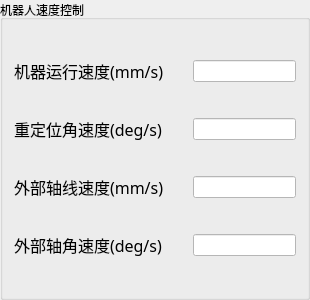
       <widget class="QGroupBox" name="groupBox_7">
        <property name="geometry">
         <rect>
          <x>840</x>
          <y>290</y>
          <width>310</width>
          <height>300</height>
         </rect>
        </property>
        <property name="title">
         <string>机器人速度控制</string>
        </property>
        <layout class="QGridLayout" name="gridLayout_5" columnstretch="5,3">
         <item row="0" column="0">
          <widget class="QLabel" name="label_47">
           <property name="font">
            <font>
             <family>微软雅黑</family>
             <pointsize>12</pointsize>
             <weight>9</weight>
             <italic>false</italic>
             <bold>false</bold>
            </font>
           </property>
           <property name="styleSheet">
            <string notr="true">font: 75 12pt &quot;微软雅黑&quot;;</string>
           </property>
           <property name="text">
            <string>机器运行速度(mm/s)</string>
           </property>
          </widget>
         </item>
         <item row="0" column="1">
          <widget class="QLineEdit" name="RobotlinespeedlineEdit">
           <property name="styleSheet">
            <string notr="true">background-color: rgb(255, 255, 255);</string>
           </property>
          </widget>
         </item>
         <item row="1" column="0">
          <widget class="QLabel" name="label_64">
           <property name="font">
            <font>
             <family>微软雅黑</family>
             <pointsize>12</pointsize>
             <weight>9</weight>
             <italic>false</italic>
             <bold>false</bold>
            </font>
           </property>
           <property name="styleSheet">
            <string notr="true">font: 75 12pt &quot;微软雅黑&quot;;</string>
           </property>
           <property name="text">
            <string>重定位角速度(deg/s)</string>
           </property>
          </widget>
         </item>
         <item row="1" column="1">
          <widget class="QLineEdit" name="RobotangularspeedlineEdit">
           <property name="styleSheet">
            <string notr="true">background-color: rgb(255, 255, 255);</string>
           </property>
          </widget>
         </item>
         <item row="2" column="0">
          <widget class="QLabel" name="label_65">
           <property name="font">
            <font>
             <family>微软雅黑</family>
             <pointsize>12</pointsize>
             <weight>9</weight>
             <italic>false</italic>
             <bold>false</bold>
            </font>
           </property>
           <property name="styleSheet">
            <string notr="true">font: 75 12pt &quot;微软雅黑&quot;;</string>
           </property>
           <property name="text">
            <string>外部轴线速度(mm/s)</string>
           </property>
          </widget>
         </item>
         <item row="2" column="1">
          <widget class="QLineEdit" name="AxislinespeedlineEdit">
           <property name="styleSheet">
            <string notr="true">background-color: rgb(255, 255, 255);</string>
           </property>
          </widget>
         </item>
         <item row="3" column="0">
          <widget class="QLabel" name="label_66">
           <property name="font">
            <font>
             <family>微软雅黑</family>
             <pointsize>12</pointsize>
             <weight>9</weight>
             <italic>false</italic>
             <bold>false</bold>
            </font>
           </property>
           <property name="styleSheet">
            <string notr="true">font: 75 12pt &quot;微软雅黑&quot;;</string>
           </property>
           <property name="text">
            <string>外部轴角速度(deg/s)</string>
           </property>
          </widget>
         </item>
         <item row="3" column="1">
          <widget class="QLineEdit" name="AxisangularspeedlineEdit">
           <property name="styleSheet">
            <string notr="true">background-color: rgb(255, 255, 255);</string>
           </property>
          </widget>
         </item>
        </layout>
       </widget>
